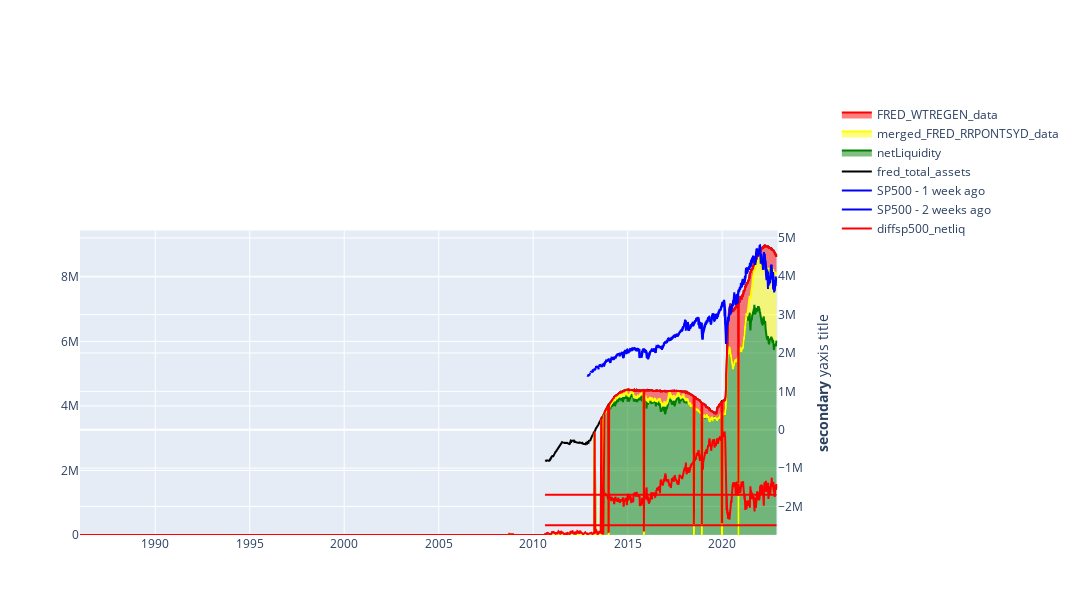

Notebook cell for this chart:
### Code cell
from plotly.subplots import make_subplots

fig = make_subplots(specs=[[{"secondary_y": True}]])


fig.add_trace(
    go.Scatter(
        x=dfdiffsp500_netliq.index,
        y=dfdiffsp500_netliq["diff"],
        name="diffsp500_netliq",
        mode='lines',
        marker=dict(
            # size=16,
            color="red",  # set color equal to a variable
            # colorscale='Viridis', # one of plotly colorscales
            # showscale=True
        ), 
    ), 
    secondary_y=True,
)

fig.add_trace(
    go.Scatter(
        x=data_SP500_2weeksback.index,
        y=data_SP500_2weeksback.values,
        name="SP500 - 2 weeks ago",
        mode='lines',
        marker=dict(
            # size=16,
            color="blue",  # set color equal to a variable
            # colorscale='Viridis', # one of plotly colorscales
            # showscale=True
        ), 
    ), 
    secondary_y=True,
)


fig.add_trace(
    go.Scatter(
        x=data_SP500_1weekback.index,
        y=data_SP500_1weekback.values,
        name="SP500 - 1 week ago",
        mode='lines',
        marker=dict(
            # size=16,
            color="blue",  # set color equal to a variable
            # colorscale='Viridis', # one of plotly colorscales
            # showscale=True
        ), 
    ), 
    secondary_y=True,
)

fig.add_trace(go.Scatter(x=fred_total_assets.index, y=fred_total_assets["0"],
                    mode='lines',
                    name='fred_total_assets',
                    marker=dict(
                        # size=[40, 60, 80, 100],
                        color="black"
                        ),
                    )
                )

fig.update_layout(yaxis=dict(domain=[0, 0.7]) )

fig.add_trace(go.Scatter(x=netLiquidity.index, y=netLiquidity.values, stackgroup='one', #fill='tonexty',
                    mode='lines',
                    name='netLiquidity',
                    marker=dict(
                        # size=[40, 60, 80, 100],
                        color="green"
                        )
                    )
                )

fig.add_trace(go.Scatter(x=merged_FRED_RRPONTSYD_data.index, y=merged_FRED_RRPONTSYD_data["0"], stackgroup='one', #fill='tonexty',
                    mode='lines',
                    name='merged_FRED_RRPONTSYD_data',
                    marker=dict(
                        # size=[40, 60, 80, 100],
                        color="yellow"
                        )
                    )
                )

fig.add_trace(go.Scatter(x=FRED_WTREGEN_data.index, y=FRED_WTREGEN_data["0"], stackgroup='one', #fill='tonexty',
                    mode='lines',
                    name='FRED_WTREGEN_data',
                    marker=dict(
                        # size=[40, 60, 80, 100],
                        color="red"
                        ),
                    )
                )

                
# btcusd_data["111_movingaverage"]
# fig.update_yaxes(type="log") #, range=[0,5]
fig.add_shape(type='line',
                x0=FRED_WTREGEN_data.index[0],
                y0=1250000,
                x1=FRED_WTREGEN_data.index[-1],
                y1=1250000,
                line=dict(color='Red',),
                xref='x',
                yref='y'
)
fig.add_shape(type='line',
                x0=FRED_WTREGEN_data.index[0],
                y0=300000,
                x1=FRED_WTREGEN_data.index[-1],
                y1=300000,
                line=dict(color='Red',),
                xref='x',
                yref='y'
)

fig.update_layout(
    # title="Plot Title",
    autosize=False,
    width=int(1400/1.3),
    height=int(800/1.3),
)
fig.update_yaxes(title_text="<b>secondary</b> yaxis title", secondary_y=True)
fig

### Figure 1 — Plotly figure (JSON) as saved in the notebook; plotly's stock layout.template omitted (floating-point values rounded to 4 significant figures; data arrays with more than 128 entries replaced by an {"elided": "..."} marker saying what was removed)
{"data": [{"marker": {"color": "red"}, "mode": "lines", "name": "diffsp500_netliq", "type": "scatter", "x": {"elided": "908 str values"}, "xaxis": "x", "y": {"elided": "908 float values"}, "yaxis": "y2"}, {"marker": {"color": "blue"}, "mode": "lines", "name": "SP500 - 2 weeks ago", "type": "scatter", "x": {"elided": "2609 str values"}, "xaxis": "x", "y": {"elided": "2609 float values"}, "yaxis": "y2"}, {"marker": {"color": "blue"}, "mode": "lines", "name": "SP500 - 1 week ago", "type": "scatter", "x": {"elided": "438 str values"}, "xaxis": "x", "y": {"elided": "438 float values"}, "yaxis": "y2"}, {"marker": {"color": "black"}, "mode": "lines", "name": "fred_total_assets", "type": "scatter", "x": {"elided": "640 str values"}, "y": {"elided": "640 int values"}}, {"marker": {"color": "green"}, "mode": "lines", "name": "netLiquidity", "stackgroup": "one", "type": "scatter", "x": {"elided": "473 str values"}, "y": {"elided": "473 int values"}}, {"marker": {"color": "yellow"}, "mode": "lines", "name": "merged_FRED_RRPONTSYD_data", "stackgroup": "one", "type": "scatter", "x": {"elided": "1924 str values"}, "y": {"elided": "1924 float values"}}, {"marker": {"color": "red"}, "mode": "lines", "name": "FRED_WTREGEN_data", "stackgroup": "one", "type": "scatter", "x": {"elided": "640 str values"}, "y": {"elided": "640 float values"}}], "layout": {"autosize": false, "height": 615, "shapes": [{"line": {"color": "Red"}, "type": "line", "x0": "2010-08-18T00:00:00", "x1": "2022-11-16T00:00:00", "xref": "x", "y0": 1250000, "y1": 1250000, "yref": "y"}, {"line": {"color": "Red"}, "type": "line", "x0": "2010-08-18T00:00:00", "x1": "2022-11-16T00:00:00", "xref": "x", "y0": 300000, "y1": 300000, "yref": "y"}], "width": 1076, "xaxis": {"anchor": "y", "domain": [0, 0.94]}, "yaxis": {"anchor": "x", "domain": [0, 0.7]}, "yaxis2": {"anchor": "x", "overlaying": "y", "side": "right", "title": {"text": "<b>secondary</b> yaxis title"}}}}
